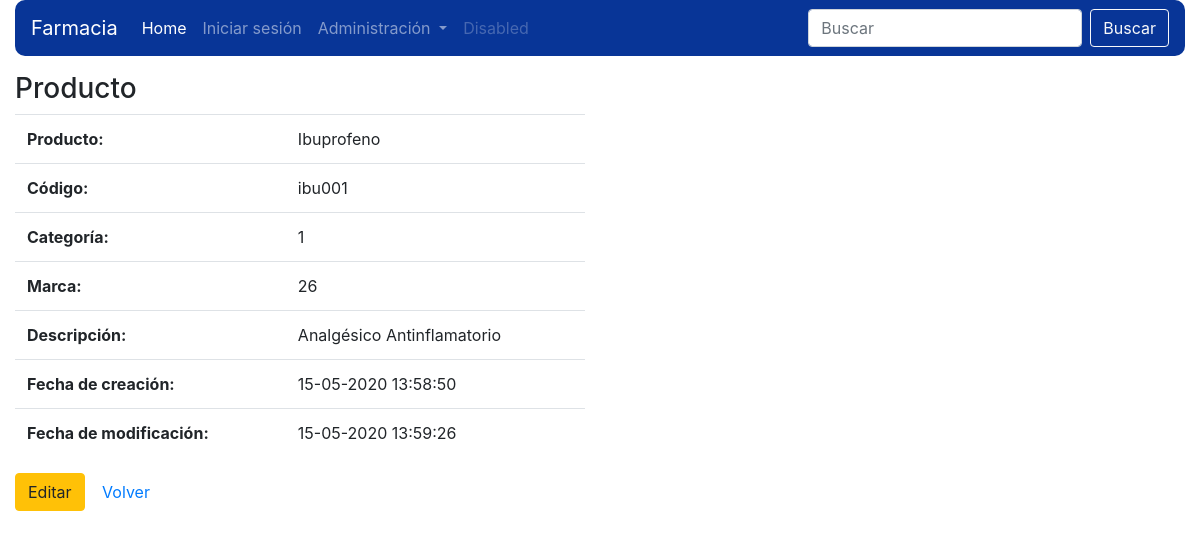
The page /verProd.php?id=2 on the database its author committed.
### tables this page shows
CREATE TABLE `productos` (
  `id` int(11) NOT NULL,
  `nombre` varchar(50) NOT NULL,
  `código` varchar(45) NOT NULL,
  `categoria_id` int(11) NOT NULL,
  `marca_id` int(11) NOT NULL,
  `descripción` varchar(400) NOT NULL,
  `created_at` datetime DEFAULT NULL,
  `updated_at` datetime DEFAULT NULL
);

### class/modelo.php (called while the page is built, shortened)
<?php
class Modelo
{
	public function __construct(){
		$this->_db = new Database;
	}
}

### class/prodModel.php (called while the page is built, shortened)
 <?php
require('modelo.php');
class prodModel extends Modelo
{
	public function getProductoId($id){
		$id = (int) $id;
		$producto = $this->_db->prepare("SELECT id, nombre, código, categoria_id, marca_id, descripción, created_at, updated_at FROM productos WHERE id = ?");
		$producto->bindParam(1, $id);
		$producto->execute();
		return $producto->fetch();
	}
}

### verProd.php (the view, shortened to what this page needs)
<?php
require('class/prodModel.php');
$productos = new prodModel;
if (isset($_GET['id'])) {
	$id = filter_var($_GET['id'], FILTER_VALIDATE_INT);
	$res = $productos->getProductoId($id);
}
?>
<!DOCTYPE html>
<html>
<head>
	<link rel="stylesheet" href="https://stackpath.bootstrapcdn.com/bootstrap/4.4.1/css/bootstrap.min.css">
</head>
<body>
	<div class="container-fluid">
		<?php include('header.php'); ?>
		<div class="row">
			<div class="col-md-6 mt-3">
				<h3>Producto</h3>
				<table class="table table-hover">
					<tr>
						<th>Producto:</th>
						<td><?php echo $res['nombre']; ?></td>
					</tr>
					<tr>
						<th>Código:</th>
						<td><?php echo $res['código']; ?></td>
					</tr>
					<tr>
						<th>Categoría:</th>
						<td><?php echo $res['categoria_id']; ?></td>
					</tr>
					<tr>
						<th>Marca:</th>
						<td><?php echo $res['marca_id']; ?></td>
					</tr>
					<tr>
						<th>Descripción:</th>
						<td><?php echo $res['descripción']; ?></td>
					</tr>
					<tr>
						<th>Fecha de creación:</th>
						<td>
							<?php
								$fecha_reg = new DateTime($res['created_at']);
								echo $fecha_reg->format('d-m-Y H:i:s');
							?>
						</td>
					</tr>
					<tr>
						<th>Fecha de modificación:</th>
						<td>
							<?php
								$fecha_mod = new DateTime($res['updated_at']);
								echo $fecha_mod->format('d-m-Y H:i:s');
							?>
						</td>
					</tr>
				</table>
				<p>
					<a href="" class="btn btn-warning">Editar</a>
					<a href="productos.php" class="btn btn-link">Volver</a>
				</p>
			</div>
		</div>
	</div>
</body>
</html>

### rows shown on the page
productos: nombre "Ibuprofeno", código "ibu001", categoria "1", marca "26", descripción "Analgésico Antinflamatorio", created_at "15-05-2020 13:58:50", updated_at "15-05-2020 13:59:26"
